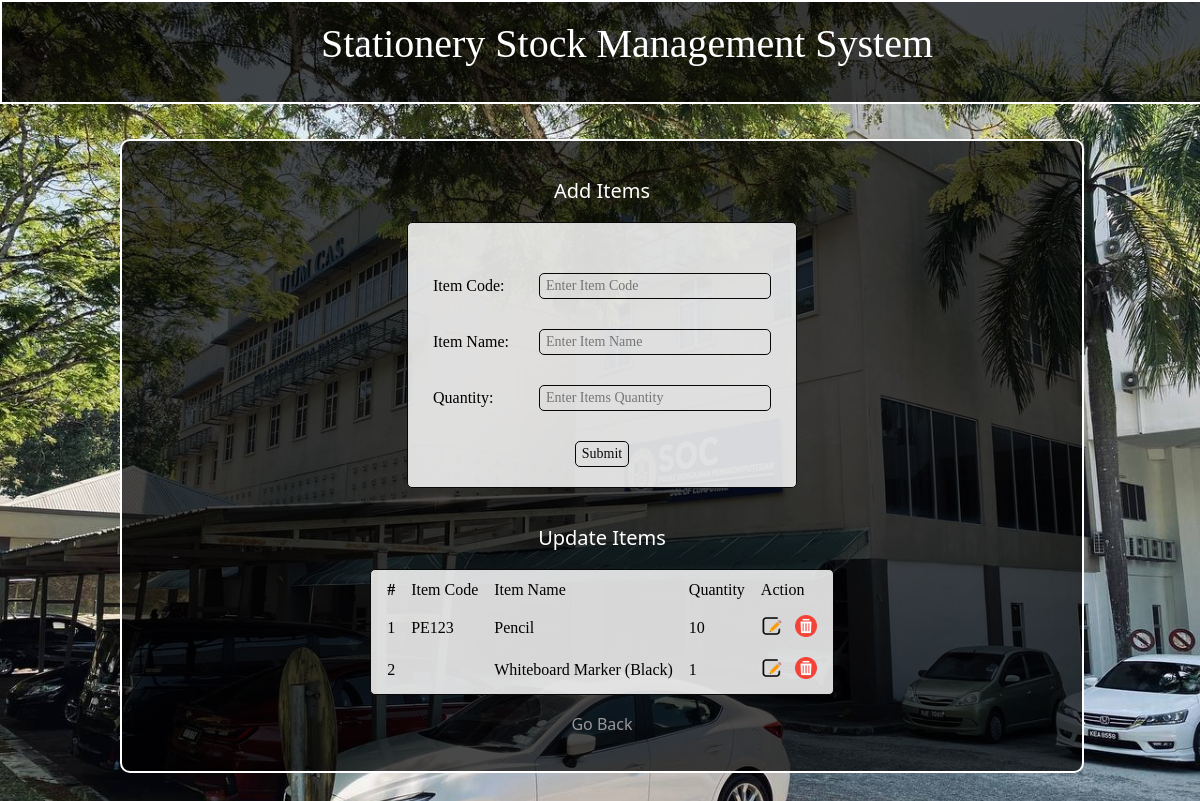
Screenshot of /manageItems.php (signed in) with the database file from the repository.
### tables this page shows
CREATE TABLE `items` (
  `id` int(255) NOT NULL,
  `item_code` varchar(255) NOT NULL,
  `name` varchar(255) NOT NULL,
  `quantity` varchar(255) NOT NULL
);

### manageItems.php (the view, shortened to what this page needs)
<?php
include("setting.php");
    ?>
<!DOCTYPE html PUBLIC "-//W3C//DTD XHTML 1.0 Transitional//EN" "http://www.w3.org/TR/xhtml1/DTD/xhtml1-transitional.dtd">
<html xmlns="http://www.w3.org/1999/xhtml">
<head>
<link href="stylesheet.css" rel="stylesheet" type="text/css" />
</head>
<body>
<div id="banner">
<div align = "center">
<br />
<span class="head">Stationery Stock Management System</span><br />
</div>
<br />
<br />
<br />
<br />
<div align="center">
<div id="wrapper">
<br />
<br />
<span class="SubHead">Add Items</span>
<br />
<br />
<form method="post" action="">
<table border="0" class="table" cellpadding="10" cellspacing="10">
<tr><td class="msg" align="center" colspan="2"><?php echo $msg;?></td></tr>
<tr><td class="labels">Item Code: </td><td><input type="text" name="code" placeholder="Enter Item Code" size="25" class="fields" required="required"  /></td></tr>
<tr><td class="labels">Item Name: </td><td><input type="text" name="name" placeholder="Enter Item Name" size="25" class="fields" required="required"  /></td></tr>
<tr><td class="labels">Quantity: </td><td><input type="text" name="quantity" placeholder="Enter Items Quantity" size="25" class="fields" required="required"  /></td></tr></tr>
<tr><td colspan="2" align="center"><input type="submit" value="Submit" class="fields" /></td></tr>
</table>
</form>
<br />
<br>
<span class="SubHead">Update Items</span>
<br /><br />
<table border="0" class="table" cellpadding="5" cellspacing="6">
	<tr  class="labels">
	<th>#</th>
	<td>Item Code</td>
	<td>Item Name</td>
	<td>Quantity</td>
	<td>Action</td>
	</tr>
	<?php
	$sr=1;
	$sql2 = mysqli_query($set, "SELECT * FROM items ORDER BY name ASC");
	while($pr = mysqli_fetch_array($sql2))
	{
		?>
			<tr>
				<td class="labels"><?php echo $sr++;?></td>
				<td class="labels"><?php echo $pr['item_code'];?></td>
				<td class="labels"><?php echo $pr['name'];?></td>
				<td class="labels"><?php echo $pr['quantity'];?></td>
				<td>
					<a href="edit-item.php?id=<?php echo $pr['id'];?>"><img src="images/edit.png" height="22" width="22" title="Edit"></a>&nbsp;&nbsp;
					<a href="delete-item.php?id=<?php echo $pr['id'];?>"><img src="images/delete.png" height="22" width="22" title="Delete" onclick="return confirm('Are you sure?');"></a>
				</td>
			</tr>
		<?php
	}
	?>
</table>
<br />
<a href="adminhome.php" class="link">Go Back</a>
<br />
<br />
<br />
</div>
</div>
<br /><br /><br />
</body>
</html>

### stylesheet.css (style rules this page uses)
body { background-image:url(images/socbg4.jpg); margin:0px; background-size: cover; background-repeat: no-repeat; height: 100vh; }
.head { font-family:"Trebuchet MS"; font-size:40px; color:#FFF; margin-left:50px; }
#banner { width:100%; height:100px; border:2px solid #FFF; background-color:rgba(0,0,0,0.7); }
#wrapper { width:80%; border-radius:10px; border:2px solid #FFF; background-color:rgba(0,0,0,0.7); }
.SubHead { font-family:"Segoe UI"; color:#FFF; font-size:20px; }
.labels { font-family:"Trebuchet MS"; font-size:16px; color:rgb(0, 0, 0); }
.fields { font-family:"Trebuchet MS"; font-size:14px; color:rgb(12, 12, 12); border-radius:5px; padding:4px 6px; border:1px solid rgb(7, 7, 7); background-color:transparent; }
.table { border-radius:5px; padding:0px 5px; border:1px solid rgb(8, 8, 8); background-color:#ffffffd7; }
a.link:link { font-family:"Segoe UI";font-size:16px;color:#9b9797;text-decoration:none; }
.msg { font-family:"Segoe UI"; color:rgb(2, 111, 2); font-size:13px; }

### rows the page displays
items: item_code "PE123", name "Pencil", quantity "10"
items: name "Whiteboard Marker (Black)", quantity "1"
